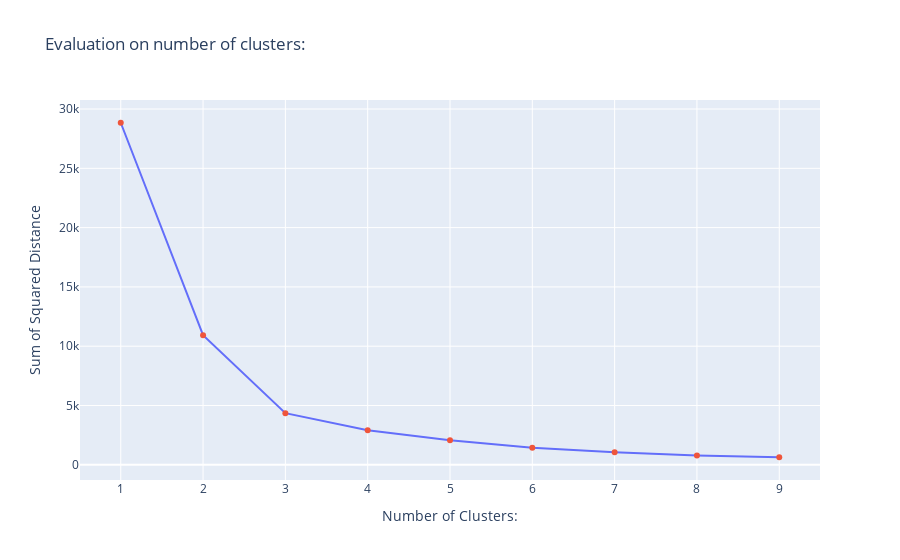

Source (notebook cell):
### Code cell
from sklearn.cluster import KMeans
sse = []
target = df3['AQI'].to_numpy().reshape(-1,1)
num_clusters = list(range(1, 10))

for k in num_clusters:
    km = KMeans(n_clusters=k)
    km.fit(target)
    sse.append(km.inertia_)

fig = go.Figure(data=[
    go.Scatter(x = num_clusters, y=sse, mode='lines'),
    go.Scatter(x = num_clusters, y=sse, mode='markers')
])

fig.update_layout(title="Evaluation on number of clusters:",
                 xaxis_title = "Number of Clusters:",
                 yaxis_title = "Sum of Squared Distance",
                 showlegend=False)
fig.show()

### Figure 1 — Plotly figure (JSON) as saved in the notebook; plotly's stock layout.template omitted (floating-point values rounded to 4 significant figures)
{"data": [{"mode": "lines", "type": "scatter", "x": [1, 2, 3, 4, 5, 6, 7, 8, 9], "y": [28840.0, 10930.0, 4356.0, 2919.0, 2068.0, 1432.0, 1066.0, 790.8, 634.8]}, {"mode": "markers", "type": "scatter", "x": [1, 2, 3, 4, 5, 6, 7, 8, 9], "y": [28840.0, 10930.0, 4356.0, 2919.0, 2068.0, 1432.0, 1066.0, 790.8, 634.8]}], "layout": {"autosize": true, "showlegend": false, "title": {"text": "Evaluation on number of clusters:"}, "xaxis": {"autorange": true, "range": [0.5053, 9.495], "title": {"text": "Number of Clusters:"}, "type": "linear"}, "yaxis": {"autorange": true, "range": [-1693.0, 31170.0], "title": {"text": "Sum of Squared Distance"}, "type": "linear"}}}
